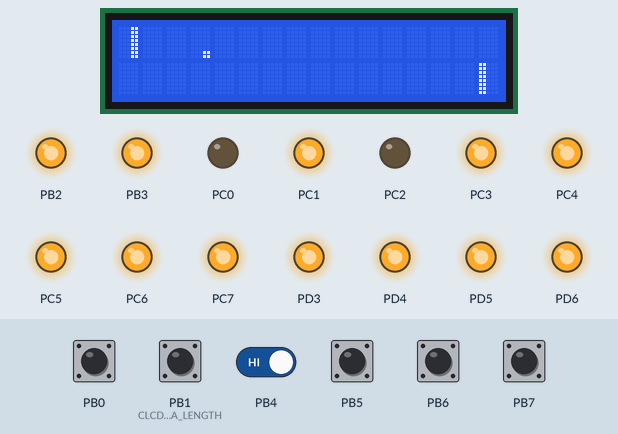
Recording of a program running on a simulated ATmega32, built with avr-gcc and emulated at 12 MHz (the files do not name the chip). On the bench: 16×2 character LCD, output pins drawn as LEDs (lit = HIGH). Wiring (inferred from the names in the program): character LCD (HD44780): RS PD0; R/W PD1; E PD2; data PA7, PA6, PA5, PA4, PA3, PA2, PA1, PA0. Inputs (shaded band) come from the test bench; at power-on: PB0, PB1 (CLCD_u8_DATA_LENGTH), PB4–7 HIGH. Pins used as bus, display or sensor lines are not drawn.

Above: at 1.4 s.
1.5 s: PB0 pulled LOW for 0.35 s
At 2.1 s:
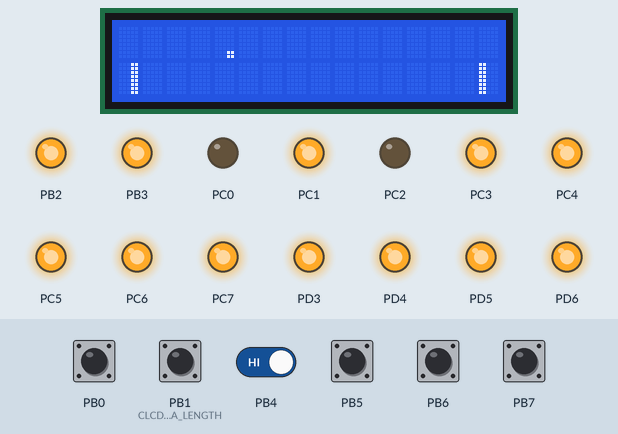
4.3 s: PB1 (CLCD_u8_DATA_LENGTH) pulled LOW for 0.35 s
At 4.8 s:
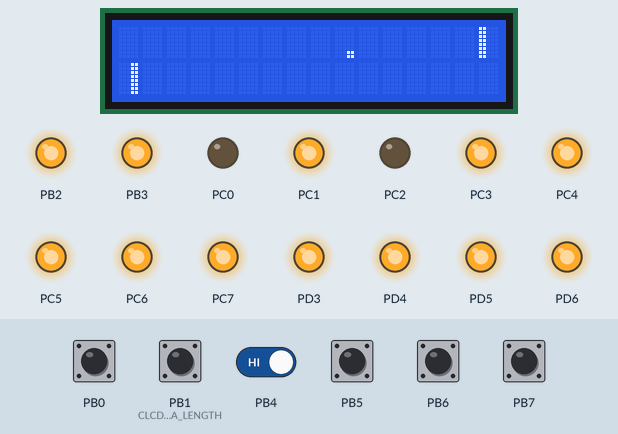
7.4 s: PB0 pulled LOW for 1 s
At 8.0 s:
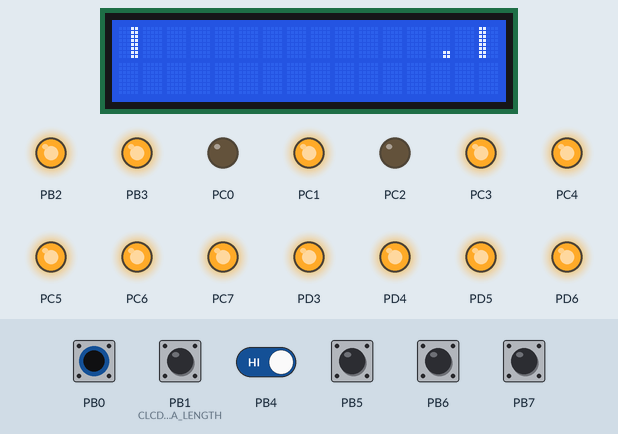
9.9 s: PB1 (CLCD_u8_DATA_LENGTH) pulled LOW for 1 s
At 10.7 s:
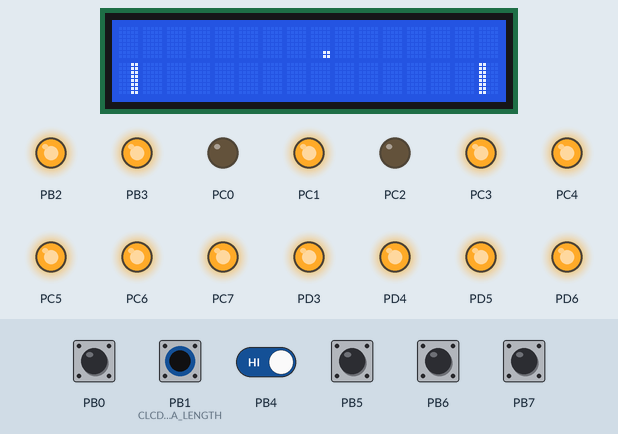
12.4 s: PB0 driven LOW and PB4 driven LOW
At 12.9 s:
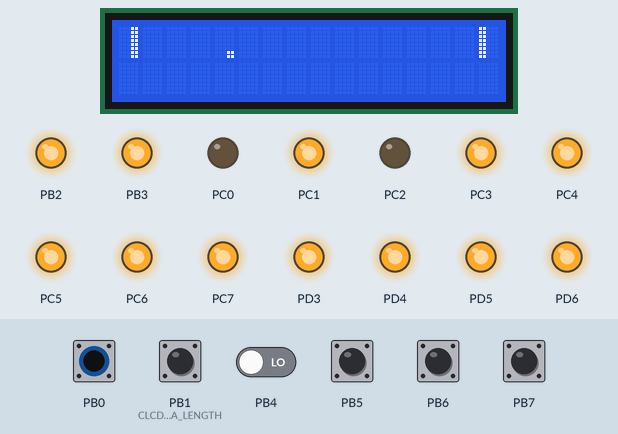
15.4 s: PB0 driven HIGH
At 17.2 s:
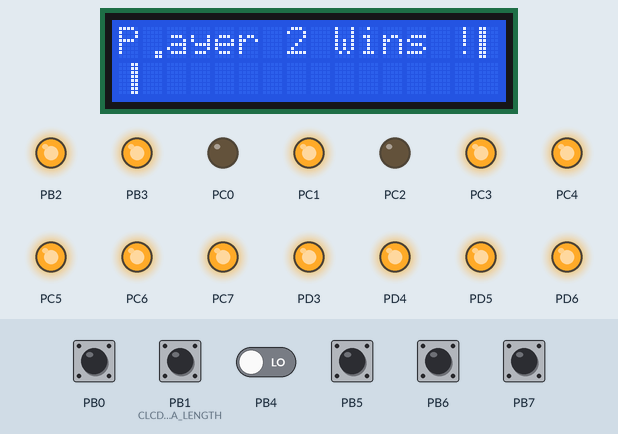
Timing chart, 0 to 18.7 s (numbered marks = the images above; inputs shaded):
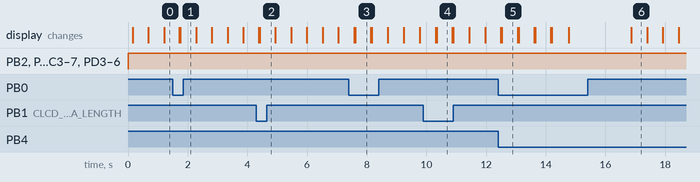

The program:

main.c
```c
/*******************************/
/* Author  : Areej Ayman Helal */
/* Version : V01               */
/* Date    : 29 Jan 2020       */
/*******************************/

#include "STD_TYPES.h"
#include <util/delay.h>

#include "PORT_interface.h"
#include "DIO_interface.h"
#include "CLCD_interface.h"
# define F_CPU 12000000UL


#include "PORT_register.h"

void main (void)
{
	PortInitialize();
	CLCD_voidInitialize();

	static u8 y1 =0,y2=1,y=1 ,x=1;
	//CGRAM 0
	CLCD_voidWriteCmd(0x40);
	/*Right Madrab*/
	CLCD_voidWriteData(0b00011);
	CLCD_voidWriteData(0b00011);
	CLCD_voidWriteData(0b00011);
	CLCD_voidWriteData(0b00011);
	CLCD_voidWriteData(0b00011);
	CLCD_voidWriteData(0b00011);
	CLCD_voidWriteData(0b00011);
	CLCD_voidWriteData(0b00011);

	//CGRAM 1
	CLCD_voidWriteCmd(0x48);
	/*Left Madrab*/
	CLCD_voidWriteData(0b11000);
	CLCD_voidWriteData(0b11000);
	CLCD_voidWriteData(0b11000);
	CLCD_voidWriteData(0b11000);
	CLCD_voidWriteData(0b11000);
	CLCD_voidWriteData(0b11000);
	CLCD_voidWriteData(0b11000);
	CLCD_voidWriteData(0b11000);

	//CGRAM 2
	CLCD_voidWriteCmd(0x50);
	/*ball up*/
	CLCD_voidWriteData(0b11000);
	CLCD_voidWriteData(0b11000);
	CLCD_voidWriteData(0b00000);
	CLCD_voidWriteData(0b00000);
	CLCD_voidWriteData(0b00000);
	CLCD_voidWriteData(0b00000);
	CLCD_voidWriteData(0b00000);
	CLCD_voidWriteData(0b00000);

	//CGRAM 3
	CLCD_voidWriteCmd(0x58);
	/*ball Down*/
	CLCD_voidWriteData(0b00000);
	CLCD_voidWriteData(0b00000);
	CLCD_voidWriteData(0b00000);
	CLCD_voidWriteData(0b00000);
	CLCD_voidWriteData(0b00000);
	CLCD_voidWriteData(0b00000);
	CLCD_voidWriteData(0b00011);
	CLCD_voidWriteData(0b00011);


	/*DDRAM*/
	CLCD_voidWriteCmd(0b10000000);


	CLCD_voidGoToXPos(0,y1);

	CLCD_voidWriteData(0);

	CLCD_voidGoToXPos(15,y2);

	CLCD_voidWriteData(1);

	while(1)
	{


		if(DIO_getPinValue('B',0)==0)
		{
			if(y1==1)
			{
				y1=0;
			}
			else if(y1==0)
			{
				y1=1;
			}

			_delay_ms(20);
		}
		if(DIO_getPinValue('B',1)==0)
		{
			if(y2==1)
			{
				y2=0;
			}
			else if(y2==0)
			{
				y2=1;
			}

			_delay_ms(20);

		}

		if(x<14)
		{
		/*madrabz*/
		CLCD_voidGoToXPos(0,y1);

		CLCD_voidWriteData(0);

		CLCD_voidGoToXPos(15,y2);

		CLCD_voidWriteData(1);

		/*ball*/
		CLCD_voidGoToXPos(y,0);

		CLCD_voidWriteData(3);

		/*Clear and delay*/
		_delay_ms(500);
		CLCD_voidWriteCmd(0b00000001);
		y++;
		x++;
		}
		//winner or loser
		if(y2==1&&x==14)
		{
			CLCD_voidWriteCmd(0b00000001);
			CLCD_void_WriteString("Player 1 Wins !");
			_delay_ms(2000);


		}
		//ball back
		if(x>=14 && x<29)
		{
			/*madrabz*/
			CLCD_voidGoToXPos(0,y1);

			CLCD_voidWriteData(0);

			CLCD_voidGoToXPos(15,y2);

			CLCD_voidWriteData(1);

			/*ball*/
			CLCD_voidGoToXPos(y,0);

			CLCD_voidWriteData(3);

			/*Clear and delay*/
			_delay_ms(500);
			CLCD_voidWriteCmd(0b00000001);
			y--;
			x++;
			if(x==28)
			{
				x=1;
				y=1;
			}
		}
		//winner or loser
		if(y1==1&&x==1)
		{
			CLCD_voidWriteCmd(0b00000001);
			CLCD_void_WriteString("Player 2 Wins !");
			_delay_ms(2000);


		}


	}


}
```

Switch_interface.h
```c
/*******************************/
/* Author  : Areej Ayman Helal */
/* Version : V01               */
/* Date    : 29 Jan 2020       */
/*******************************/

u8 getSwitchState(void);
```

Switch_program.c
```c
/*******************************/
/* Author  : Areej Ayman Helal */
/* Version : V01               */
/* Date    : 29 Jan 2020       */
/*******************************/

#include "STD_TYPES.h"
#include "BIT_MATH.h"

#include "DIO_interface.h"


#include "Switch_interface.h"
#include "Switch_config.h"
#include "Switch_private.h"


u8 getSwitchState(void)
{
	u8 Result;
	Result = DIO_getPinValue(Switch_Port , Switch_Pin  );
	#if RELEASE_STATE == 0

		return Result;

	#else

		return Result ^ 1 ; /*or we can Toggle to reverse the result */
	#endif
}
```

CLCD_config.h
```c
/*******************************/
/* Author  : Areej Ayman Helal */
/* Version : V01               */
/* Date    : 29 Jan 2020       */
/*******************************/

#define CLCD_u8_RS_PORT 'D'
#define CLCD_u8_RS_PIN	0

#define CLCD_u8_RW_PORT 'D'
#define CLCD_u8_RW_PIN	1

#define CLCD_u8_E_PORT 'D'
#define CLCD_u8_E_PIN	2

#define CLCD_u8_DATA_PORT 'A'

#define CLCD_u8_D0	7
#define CLCD_u8_D1	6
#define CLCD_u8_D2	5
#define CLCD_u8_D3	4
#define CLCD_u8_D4	3
#define CLCD_u8_D5	2
#define CLCD_u8_D6	1
#define CLCD_u8_D7	0

/*
 * Options: 1-FOUR_BITS_MODE
 * 			2-EIGHT_BITS_MODE*/
#define CLCD_u8_DATA_LENGTH EIGHT_BITS_MODE
```

Switch_config.h
```c
/*******************************/
/* Author  : Areej Ayman Helal */
/* Version : V01               */
/* Date    : 29 Jan 2020       */
/*******************************/

/*Choose value from 0 to 1*/
#define Switch_Pin 0

/*Choose value from 'A' , 'B' , 'C' ,'D' */
#define Switch_Port 'A'

/*Choose PULL UP 1 , PULL DOWN 0*/
#define RELEASE_State 1
```

CLCD_interface.h
```c
/*******************************/
/* Author  : Areej Ayman Helal */
/* Version : V01               */
/* Date    : 29 Jan 2020       */
/*******************************/

/*Description : This API shall initialize LCD*/
void CLCD_voidInitialize(void);

/*Description : This API shall display data on LCD*/
void CLCD_voidWriteData(u8 copy_u8Data);

/*Description : This API shall excute command on LCD*/
void CLCD_voidWriteCmd(u8 copy_u8Cmd);


void setLocation(u8 Row,u8 Col);

/*Description : This API shall excute command on LCD*/
void CLCD_voidWriteCmd(u8 copy_u8Cmd);

#define CLCD_u8_LINE_ONE 0
#define CLCD_u8_LINE_TWO 1

void CLCD_voidGoToXPos(u8 Copy_u8XPos,u8 Copy_u8YPos);

void CLCD_void_WriteString(const char* Copy_pchString);
```

CLCD_program.c
```c
/*******************************/
/* Author  : Areej Ayman Helal */
/* Version : V01               */
/* Date    : 29 Jan 2020       */
/*******************************/

#include "STD_TYPES.h"
#include "BIT_MATH.h"
#include <util/delay.h>
#include "DIO_interface.h"
#include "CLCD_interface.h"
#include "CLCD_config.h"
#include "CLCD_register.h"
#include "CLCD_private.h"


/*Description : This API shall initialize LCD*/
void CLCD_voidInitialize(void)
{

	_delay_ms(40);
#if CLCD_u8_DATA_LENGTH == FOUR_BITS_MODE

	/*Set RS = 0 */
	DIO_setPinValue(CLCD_u8_RS_PORT,CLCD_u8_RS_PIN,0);

	/*Set RW = 0 */
	DIO_setPinValue(CLCD_u8_RW_PORT,CLCD_u8_RW_PIN,0);

	/*Send 0010*/
	CLCD_voidSetHalfDataPort(0b0010);
	/*Send Enable Pulse */
	CLCD_voidSetEnablePulse();

	/*Send 0010 Again*/
	CLCD_voidSetHalfDataPort(0b0010);
	/*Send Enable Pulse */
	CLCD_voidSetEnablePulse();

	/*Send 2 Lines Display , Font =5*7*/
	CLCD_voidSetHalfDataPort(0b1000);
	/*Send Enable Pulse */
	CLCD_voidSetEnablePulse();
	/*Display On Command*/
	CLCD_voidWriteCmd(0b00001100);
	/*Display Clear*/
	CLCD_voidWriteCmd(0b00000001);
	_delay_ms(2);

#elif	CLCD_u8_DATA_LENGTH == EIGHT_BITS_MODE
	/*Set Two Lines*/
	CLCD_voidWriteCmd(0b00111100);
	/*Display On Command*/
	CLCD_voidWriteCmd(0b00001100);
	/*Display Clear*/
	CLCD_voidWriteCmd(0b00000001);
	_delay_ms(2);

#else #error "wrong Data Length Choice"
#endif


}

/*Description : This API shall display data on LCD*/
void CLCD_voidWriteData(u8 Copy_u8Data)
{
	/*Set RS = 1 */
	DIO_setPinValue(CLCD_u8_RS_PORT,CLCD_u8_RS_PIN,1);
	/*Set RW = 0 */
	DIO_setPinValue(CLCD_u8_RW_PORT,CLCD_u8_RW_PIN,0);


#if CLCD_u8_DATA_LENGTH == FOUR_BITS_MODE
	/*Set Higher Order 4 bits of the command*/
	CLCD_voidSetHalfDataPort(Copy_u8Data >> 4);

	/*Send the enable Pulse*/
	CLCD_voidSetEnablePulse();

	/*Set Lower Order 4 bits of the command*/
	CLCD_voidSetHalfDataPort(Copy_u8Data);

	/*Send the enable Pulse*/
	CLCD_voidSetEnablePulse();

#elif CLCD_u8_DATA_LENGTH == EIGHT_BITS_MODE
	/*Set Data on data port */
	CLCD_voidSetDataPort(Copy_u8Data);

	/*Send the enable Pulse*/
	CLCD_voidSetEnablePulse();

#else	#error "Wrong Data Length Choice"
#endif


}

/*Description : This API shall excute command on LCD*/
void CLCD_voidWriteCmd(u8 Copy_u8Cmd)
{

	/*Set RS = 0 */
	DIO_setPinValue(CLCD_u8_RS_PORT,CLCD_u8_RS_PIN,0);

	/*Set RW = 0 */
	DIO_setPinValue(CLCD_u8_RW_PORT,CLCD_u8_RW_PIN,0);

#if CLCD_u8_DATA_LENGTH == FOUR_BITS_MODE
	/*Set Higher Order 4 bits of the command*/
	CLCD_voidSetHalfDataPort(Copy_u8Cmd >> 4);

	/*Send the enable Pulse*/
	CLCD_voidSetEnablePulse();

	/*Set Lower Order 4 bits of the command*/
	CLCD_voidSetHalfDataPort(Copy_u8Cmd);

	/*Send the enable Pulse*/
	CLCD_voidSetEnablePulse();

#elif CLCD_u8_DATA_LENGTH == EIGHT_BITS_MODE
	/*Set Data on data port */
	CLCD_voidSetDataPort(Copy_u8Cmd);

	/*Send the enable Pulse*/
	CLCD_voidSetEnablePulse();

#else	#error "Wrong Data Length Choice"
#endif

}

static void CLCD_voidSetEnablePulse(void)
{
	/*Enable pulse */
	DIO_setPinValue(CLCD_u8_E_PORT,CLCD_u8_E_PIN,1);
	_delay_ms(1);
	DIO_setPinValue(CLCD_u8_E_PORT,CLCD_u8_E_PIN,0);
	_delay_ms(1);

}

static void CLCD_voidSetHalfDataPort(u8 Copy_u8Data)
{
	u8 Local_u8BitVal;
	Local_u8BitVal = GET_BIT(Copy_u8Data,0);
	DIO_setPinValue(CLCD_u8_DATA_PORT,CLCD_u8_D4,Local_u8BitVal);

	Local_u8BitVal = GET_BIT(Copy_u8Data,1);
	DIO_setPinValue(CLCD_u8_DATA_PORT,CLCD_u8_D5,Local_u8BitVal);

	Local_u8BitVal = GET_BIT(Copy_u8Data,2);
	DIO_setPinValue(CLCD_u8_DATA_PORT,CLCD_u8_D6,Local_u8BitVal);

	Local_u8BitVal = GET_BIT(Copy_u8Data,3);
	DIO_setPinValue(CLCD_u8_DATA_PORT,CLCD_u8_D7,Local_u8BitVal);
}


static void CLCD_voidSetDataPort(u8 Copy_u8Data)
{
	u8 Local_u8BitVal;
	Local_u8BitVal = GET_BIT(Copy_u8Data,0);
	DIO_setPinValue(CLCD_u8_DATA_PORT,CLCD_u8_D0,Local_u8BitVal);
	Local_u8BitVal = GET_BIT(Copy_u8Data,1);
	DIO_setPinValue(CLCD_u8_DATA_PORT,CLCD_u8_D1,Local_u8BitVal);
	Local_u8BitVal = GET_BIT(Copy_u8Data,2);
	DIO_setPinValue(CLCD_u8_DATA_PORT,CLCD_u8_D2,Local_u8BitVal);
	Local_u8BitVal = GET_BIT(Copy_u8Data,3);
	DIO_setPinValue(CLCD_u8_DATA_PORT,CLCD_u8_D3,Local_u8BitVal);
	Local_u8BitVal = GET_BIT(Copy_u8Data,4);
	DIO_setPinValue(CLCD_u8_DATA_PORT,CLCD_u8_D4,Local_u8BitVal);
	Local_u8BitVal = GET_BIT(Copy_u8Data,5);
	DIO_setPinValue(CLCD_u8_DATA_PORT,CLCD_u8_D5,Local_u8BitVal);
	Local_u8BitVal = GET_BIT(Copy_u8Data,6);
	DIO_setPinValue(CLCD_u8_DATA_PORT,CLCD_u8_D6,Local_u8BitVal);
	Local_u8BitVal = GET_BIT(Copy_u8Data,7);
	DIO_setPinValue(CLCD_u8_DATA_PORT,CLCD_u8_D7,Local_u8BitVal);
}


void setLocation(u8 Row,u8 Col)
{
	switch(Row)
	{
	case 0:
		switch(Col)
		{
		case 1:
			/*set ddram*/
			CLCD_voidWriteCmd(0b10000000);
			break;
		case 2:
			/*set ddram*/
			CLCD_voidWriteCmd(0b10000010);
			break;
		case 3:
			/*set ddram*/
			CLCD_voidWriteCmd(0b10000100);
			break;
		case 4:
			/*set ddram*/
			CLCD_voidWriteCmd(0b10000111);
			break;
		case 5:
			/*set ddram*/
			CLCD_voidWriteCmd(0b10001000);
			break;
		case 6:
			/*set ddram*/
			CLCD_voidWriteCmd(0b10001010);
			break;
		case 7:
			/*set ddram*/
			CLCD_voidWriteCmd(0b10001100);
			break;
		case 8:
			/*set ddram*/
			CLCD_voidWriteCmd(0b10001110);
			break;

		}

		break;
		case 1:
			switch(Col)
			{
			case 1:
				/*set ddram*/
				CLCD_voidWriteCmd(0b11000000);
				break;
			case 2:
				/*set ddram*/
				CLCD_voidWriteCmd(0b11000010);
				break;
			case 3:
				/*set ddram*/
				CLCD_voidWriteCmd(0b11000100);
				break;
			case 4:
				/*set ddram*/
				CLCD_voidWriteCmd(0b11000110);
				break;
			case 5:
				/*set ddram*/
				CLCD_voidWriteCmd(0b11001000);
				break;
			case 6:
				/*set ddram*/
				CLCD_voidWriteCmd(0b11001010);
				break;
			case 7:
				/*set ddram*/
				CLCD_voidWriteCmd(0b10001100);
				break;
			case 8:
				/*set ddram*/
				CLCD_voidWriteCmd(0b11001110);
				break;

			}
			break;
	}

}

void CLCD_voidGoToXPos(u8 Copy_u8XPos,u8 Copy_u8YPos)
{
	u8 Local_u8DDRamAdd;
	if(Copy_u8YPos==CLCD_u8_LINE_ONE)
	{
		Local_u8DDRamAdd=Copy_u8XPos;
	}
	else if(Copy_u8YPos==CLCD_u8_LINE_TWO)
	{
		Local_u8DDRamAdd=Copy_u8XPos + CLCD_u8_LINE_TWO_ADD_OFFSET;
	}
	else
	{
		/*Do Nothing*/
	}
	CLCD_voidWriteCmd(Local_u8DDRamAdd|CLCD_u8_SET_DDRAM_ADD_CMD);
}

void CLCD_void_WriteString(const char* Copy_pchString)
{
	while(*Copy_pchString !='\0')
	{
		CLCD_voidWriteData(*Copy_pchString);
		Copy_pchString ++;
	}
}
```

BIT_MATH.h
```c
/*******************************/
/* Author  : Areej Ayman Helal */
/* Version : V01               */
/* Date    : 29 Jan 2020       */
/*******************************/

#define SET_BIT(VAR,BIT_NO) (VAR|=(1<<BIT_NO))
#define CLR_BIT(VAR,BIT_NO) (VAR &=(~(1<<BIT_NO)))
#define TOGGLE_BIT(VAR,BIT_NO) (VAR ^=(1<<BIT_NO))
#define GET_BIT(VAR,BIT_NO) ((VAR >>BIT_NO) &0x01)
```

CLCD_private.h
```c
/*******************************/
/* Author  : Areej Ayman Helal */
/* Version : V01               */
/* Date    : 29 Jan 2020       */
/*******************************/

static void CLCD_voidSetDataPort(u8 Copy_u8Data);
#define CLCD_u8_LINE_TWO_ADD_OFFSET 	0x40
#define CLCD_u8_SET_DDRAM_ADD_CMD 		0x80
#define FOUR_BITS_MODE 					0
#define EIGHT_BITS_MODE 				1
static void CLCD_voidSetHalfDataPort(u8 Copy_u8Data);
static void CLCD_voidSetEnablePulse(void);
```

CLCD_register.h
```c
/*******************************/
/* Author  : Areej Ayman Helal */
/* Version : V01               */
/* Date    : 29 Jan 2020       */
/*******************************/
```

DIO_config.h
```c
/*******************************/
/* Author  : Areej Ayman Helal */
/* Version : V01               */
/* Date    : 29 Jan 2020       */
/*******************************/
```

DIO_interface.h
```c
/*******************************/
/* Author  : Areej Ayman Helal */
/* Version : V01               */
/* Date    : 29 Jan 2020       */
/*******************************/

#include "STD_TYPES.h"
void DIO_setPinValue(u8 Port , u8 Pin , u8 Val);
void DIO_setPinDirection(u8 Port , u8 Pin , u8 Dir);
u8 DIO_getPinValue(u8 Port , u8 Pin );
```

DIO_private.h
```c
/*******************************/
/* Author  : Areej Ayman Helal */
/* Version : V01               */
/* Date    : 29 Jan 2020       */
/*******************************/
```

DIO_program.c
```c
/*******************************/
/* Author  : Areej Ayman Helal */
/* Version : V01               */
/* Date    : 29 Jan 2020       */
/*******************************/

#include "STD_TYPES.h"
#include "BIT_MATH.h"
#include "DIO_interface.h"
#include "DIO_private.h"
#include "DIO_register.h"
#include "DIO_config.h"

void DIO_setPinDirection(u8 Port , u8 Pin , u8 Dir)
{
	switch(Port)
	{
		case 'A' :
			if(Dir == 0 )
			{
				CLR_BIT(DDRA,Pin);
			}
			else
			{
				SET_BIT(DDRA,Pin);
			}
			break;
		case 'B' :
			if(Dir == 0 )
			{
				CLR_BIT(DDRB,Pin);
			}
			else
			{
				SET_BIT(DDRB,Pin);
			}
			break;
		case 'C' :
			if(Dir == 0 )
			{
				CLR_BIT(DDRC,Pin);
			}
			else
			{
				SET_BIT(DDRC,Pin);
			}
			break;
		case 'D' :
			if(Dir == 0 )
			{
				CLR_BIT(DDRD,Pin);
			}
			else
			{
				SET_BIT(DDRD,Pin);
			}
			break;

	}
}
void DIO_setPinValue(u8 Port , u8 Pin , u8 Val)
{
	switch(Port)
	{
		case 'A' :
			if(Val == 0 )
			{
				CLR_BIT(PORTA,Pin);
			}
			else
			{
				SET_BIT(PORTA,Pin);
			}
			break;

		case 'B' :
			if(Val == 0 )
			{
				CLR_BIT(PORTB,Pin);
			}
			else
			{
				SET_BIT(PORTB,Pin);
			}
			break;

		case 'C' :
			if(Val == 0 )
			{
				CLR_BIT(PORTC,Pin);
			}
			else
			{
				SET_BIT(PORTC,Pin);
			}
			break;

		case 'D' :
			if(Val == 0 )
			{
				CLR_BIT(PORTD,Pin);
			}
			else
			{
				SET_BIT(PORTD,Pin);
			}
			break;


	}
}


u8 DIO_getPinValue(u8 Port , u8 Pin )
{
	u8 Result;
	switch(Port)
	{
		case 'A' :
			Result= GET_BIT(PINA,Pin);
			break;

		case 'B' :
			Result= GET_BIT(PINB,Pin);
			break;

		case 'C' :
			Result= GET_BIT(PINC,Pin);
			break;

		case 'D' :
			Result= GET_BIT(PIND,Pin);
			break;

	}
	return Result;
}
```

DIO_register.h
```c
/*******************************/
/* Author  : Areej Ayman Helal */
/* Version : V01               */
/* Date    : 29 Jan 2020       */
/*******************************/

#define PORTA *((u8*)0x3B)
#define DDRA  *((u8*)0x3A)
#define PINA  *((u8*)0x39)
#define PORTB *((u8*)0x38)
#define DDRB  *((u8*)0x37)
#define PINB  *((u8*)0x36)
#define PORTC *((u8*)0x35)
#define DDRC  *((u8*)0x34)
#define PINC  *((u8*)0x33)
#define PORTD *((u8*)0x32)
#define DDRD  *((u8*)0x31)
#define PIND  *((u8*)0x30)
```

PORT_config.h
```c
/*******************************/
/* Author  : Areej Ayman Helal */
/* Version : V01               */
/* Date    : 29 Jan 2020       */
/*******************************/

/*Input =0 , Output =1*/
#define PORTA_PIN0_DIR   1
#define PORTA_PIN1_DIR   1
#define PORTA_PIN2_DIR   1
#define PORTA_PIN3_DIR   1
#define PORTA_PIN4_DIR   1
#define PORTA_PIN5_DIR   1
#define PORTA_PIN6_DIR   1
#define PORTA_PIN7_DIR   1

#define PORTB_PIN0_DIR   0
#define PORTB_PIN1_DIR   0
#define PORTB_PIN2_DIR   1
#define PORTB_PIN3_DIR   1
#define PORTB_PIN4_DIR   0
#define PORTB_PIN5_DIR   0
#define PORTB_PIN6_DIR   0
#define PORTB_PIN7_DIR   0

#define PORTC_PIN0_DIR   1
#define PORTC_PIN1_DIR   1
#define PORTC_PIN2_DIR   1
#define PORTC_PIN3_DIR   1
#define PORTC_PIN4_DIR   1
#define PORTC_PIN5_DIR   1
#define PORTC_PIN6_DIR   1
#define PORTC_PIN7_DIR   1

#define PORTD_PIN0_DIR   1
#define PORTD_PIN1_DIR   1
#define PORTD_PIN2_DIR   1
#define PORTD_PIN3_DIR   1
#define PORTD_PIN4_DIR   1
#define PORTD_PIN5_DIR   1
#define PORTD_PIN6_DIR   1
#define PORTD_PIN7_DIR   1

/*Choose initial value for pins
	0 low for value , floating for input
	1 high for output , internal pull-up for input */
#define PORTA_PIN0_INITIAL_VALUE   1
#define PORTA_PIN1_INITIAL_VALUE   1
#define PORTA_PIN2_INITIAL_VALUE   1
#define PORTA_PIN3_INITIAL_VALUE   1
#define PORTA_PIN4_INITIAL_VALUE   1
#define PORTA_PIN5_INITIAL_VALUE   1
#define PORTA_PIN6_INITIAL_VALUE   1
#define PORTA_PIN7_INITIAL_VALUE   1

#define PORTB_PIN0_INITIAL_VALUE   1
#define PORTB_PIN1_INITIAL_VALUE   1
#define PORTB_PIN2_INITIAL_VALUE   1
#define PORTB_PIN3_INITIAL_VALUE   1
#define PORTB_PIN4_INITIAL_VALUE   1
#define PORTB_PIN5_INITIAL_VALUE   1
#define PORTB_PIN6_INITIAL_VALUE   1
#define PORTB_PIN7_INITIAL_VALUE   1

#define PORTC_PIN0_INITIAL_VALUE   0
#define PORTC_PIN1_INITIAL_VALUE   1
#define PORTC_PIN2_INITIAL_VALUE   0
#define PORTC_PIN3_INITIAL_VALUE   1
#define PORTC_PIN4_INITIAL_VALUE   1
#define PORTC_PIN5_INITIAL_VALUE   1
#define PORTC_PIN6_INITIAL_VALUE   1
#define PORTC_PIN7_INITIAL_VALUE   1

#define PORTD_PIN0_INITIAL_VALUE   1
#define PORTD_PIN1_INITIAL_VALUE   1
#define PORTD_PIN2_INITIAL_VALUE   1
#define PORTD_PIN3_INITIAL_VALUE   1
#define PORTD_PIN4_INITIAL_VALUE   1
#define PORTD_PIN5_INITIAL_VALUE   1
#define PORTD_PIN6_INITIAL_VALUE   1
#define PORTD_PIN7_INITIAL_VALUE   1
```

PORT_interface.h
```c
/*******************************/
/* Author  : Areej Ayman Helal */
/* Version : V01               */
/* Date    : 29 Jan 2020       */
/*******************************/

void PortInitialize(void);
```

Source omitted: PORT_private.h (1835 bytes), PORT_program.c (552 bytes), PORT_register.h (399 bytes), STD_TYPES.h (401 bytes), Switch_private.h (169 bytes)

Measured:
- after the input at 1.5 s, the display: first changes after 0.22 s (image 1 shows a later state)
- after the input at 4.3 s, the display: first changes after 0.08 s (image 2 shows a later state)
- after the input at 7.4 s, the display: first changes after 0.18 s (image 3 shows a later state)
- after the input at 9.9 s, the display: first changes after 0.41 s (image 4 shows a later state)
- after the input at 12.4 s, the display: first changes after 0.10 s (image 5 shows a later state)
- after the input at 15.4 s, the display: changes after 1.5 s (image 6)
- what the display in image 3 shows lasts 0.5 s, from 7.6 s to 8.1 s
